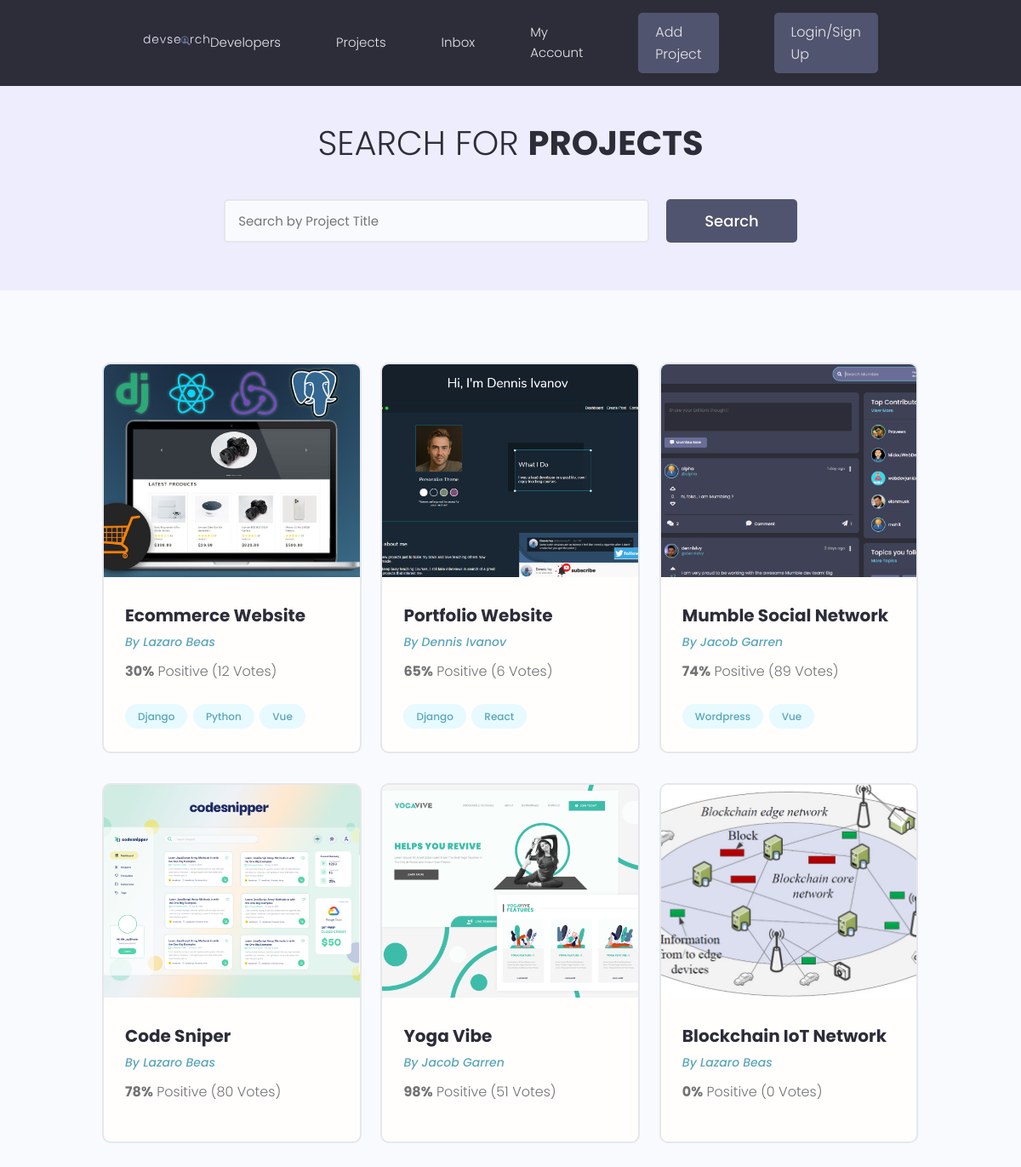
/projects/, run on the app's committed database.
### projects/models.py (models this page shows, shortened)
class Project(models.Model):
    owner = models.ForeignKey(Profile, null=True, blank=True, on_delete=models.SET_NULL)
    title = models.CharField(max_length=150)
    description = models.TextField(null=True, blank=True)
    featured_image = models.ImageField(null=True, blank=True,default="default.jpg") #setting a default picture for featured image
    demo_link = models.CharField(max_length=2000, null=True, blank=True)
    source_link = models.CharField(max_length=2000, null=True, blank=True)
    tags = models.ManyToManyField('Tag', blank=True)
    vote_total = models.IntegerField(default=0, null=True, blank=True)
    vote_ratio = models.IntegerField(default=0, null=True, blank=True)
    created = models.DateTimeField(auto_now_add=True)
    id = models.UUIDField(default=uuid.uuid4, unique=True, primary_key=True, editable=False)

class Tag(models.Model):
    name = models.CharField(max_length=200)
    created = models.DateTimeField(auto_now_add=True)
    id = models.UUIDField(default=uuid.uuid4, unique=True, primary_key=True, editable=False)
    def __str__(self):
        return self.name

### users/models.py (models this page shows, shortened)
class Profile(models.Model):
    user = models.OneToOneField(User, on_delete=models.CASCADE, null=True, blank=True)
    username = models.CharField(max_length=200, blank=True, null=True)
    loacation = models.CharField(max_length=200, blank=True, null=True)
    name = models.CharField(max_length=200, blank=True, null=True)
    email = models.EmailField(max_length=300, blank=True, null=True)
    pitch = models.CharField(max_length=200, blank=True, null=True)
    bio = models.TextField(blank=True, null=True)
    profile_image = models.ImageField(null=True, blank=True, upload_to='profile-pics/', default='profile-pics/user-default.png',)
    social_github = models.CharField(max_length=200, blank=True, null=True)
    social_twitter = models.CharField(max_length=200, blank=True, null=True)
    social_linkedin = models.CharField(max_length=200, blank=True, null=True)
    created = models.DateTimeField(auto_now_add=True)
    id = models.UUIDField(default=uuid.uuid4, unique=True, primary_key=True, editable=False)

### projects/views.py (the view)
# urls.py: path('projects/', include('projects.urls')),
def projects(request):
    projects = Project.objects.all()
    context = {'projects': projects}
    return render(request, 'projects/projects.html', context)

### projects/templates/projects/projects.html (shortened to what this page needs)
<!DOCTYPE html>
<html lang="en">
<head>
</head>
<body>
{% extends 'main.html' %}
{% block content %}
  <main class="projects">
    <section class="hero-section text-center">
      <div class="container container--narrow">
        <div class="hero-section__box">
          <h2>Search for <span>Projects</span></h2>
        </div>
        <div class="hero-section__search">
          <form class="form" action="#" method="get">
            <div class="form__field">
              <input class="input input--text" id="formInput#search" type="text" name="text"
                placeholder="Search by Project Title" />
            </div>
            <input class="btn btn--sub btn--lg" type="submit" value="Search" />
          </form>
        </div>
      </div>
    </section>
    <section class="projectsList">
      <div class="container">
        <div class="grid grid--three">
          {% for project in projects %}
          <div class="column">
            <div class="card project">
              <a href="{% url 'project' project.id %}" class="project">
                <img class="project__thumbnail" src="{{project.featured_image.url}}" alt="project thumbnail" />
                <div class="card__body">
                  <h3 class="project__title">{{project.title}}</h3>
                  <p><a class="project__author" href="{% url 'user-profile' project.owner.id %}">By {{ project.owner.name}}</a></p>
                  <p class="project--rating">
                    <span style="font-weight: bold;">{{ project.vote_ratio }}%</span> Positive
                    ({{ project.vote_total }} Vote{{project.vote_total|pluralize:"s"}})
                  </p>
                  <div class="project__tags">
                      {% for tag in project.tags.all %}
                    <span class="tag tag--pill tag--main">
                      <small>{{ tag }}</small>
                    </span>
                      {% endfor %}
                  </div>
                </div>
              </a>
            </div>
          </div>
          {% endfor %}
        </div>
      </div>
    </section>
  </main>
</body>
{% endblock content %}

### static/styles/app.css (style rules this page uses)
:root { --color-sub: #2d2d39; }
.btn--sub { background-color: var(--color-sub-light); }
.card { border: 2px solid var(--color-light); }
img { width: 100%; }
.hero-section { height: 40vh; display: flex; align-items: center; background-color: var(--color-sub); }
.hero-section__box { margin-bottom: 4rem; }
.hero-section__box > h2, .hero-section__box > h2 > span { font-size: 4rem; color: var(--color-light); line-height: 1.3; text-transform: uppercase; }
.hero-section__box > h2 { font-weight: 300; }
.hero-section__box > h2 > span { font-weight: 700; }
.hero-section__search > .form { display: flex; align-items: center; justify-content: center; gap: 2rem; }
.hero-section__search > .form input.input--text { width: 50rem; }
.project__author { font-size: 1.4rem; font-style: italic; }
.project--rating { margin-bottom: 1.6em; margin-top: .5em; }
.projects > .hero-section { background: var(--color-sub-lighter); height: 30vh; }
.projects .hero-section__box { margin-bottom: 2.5rem; }
.projects .hero-section__box > h2 { color: var(--color-sub); }
.projects .hero-section__box > h2 > span { font-weight: 700; color: var(--color-sub); }
.projectsList { margin-top: 8rem; }
.project__thumbnail { height: 25rem; object-fit: cover; object-position: top center; }
.project__title { font-size: 2rem; font-weight: 700; color: var(--color-sub); }

### static/uikit/styles/modules/_variables.css (style rules this page uses)
:root { --color-main: #5aa5b9; --color-main-light: #e6faff; --color-sub: #3f4156; --color-sub-light: #51546e; --color-sub-lighter: #ededfd; --color-text: #737373; --color-gray: #8b8b8b; --color-light: #e5e7eb; --color-light-gray: #767676; --color-bg: #f8fafd; --color-white: #fffefd; --color-white-light: #f3f3f3; --color-success: #359e64; --color-success-bg: #def8e8; --color-error: #fc4b0b; --color-error-bg: #fff2ee; --font-base: 'Poppins', arial, helvetica, 'Segoe UI', roboto, ubuntu, sans-serif; --font-monospace: 'Fira Code', 'Courier New', courier, monospace; --font-regular: 300; --font-medium: 500; --font-bold: 700; --generic-shadow: 1px 1px 5px #00000010; --generic-transition: all 0.3s ease-in-out; }

### static/uikit/styles/modules/_base.css (style rules this page uses)
* { margin: 0; padding: 0; box-sizing: border-box; text-rendering: optimizeLegibility; color: inherit; font-size: inherit; }
html { font-size: 50%; }
@media only screen and (min-width: 480px) { html { font-size: 56.25%; } }
@media only screen and (min-width: 1200px) { html { font-size: 62.5%; } }
body { line-height: 1.6; font-weight: 400; font-size: 1.5rem; color: var(--color-text); background-color: var(--color-bg); min-height: 100vh; }

### static/uikit/styles/modules/_typography.css (style rules this page uses)
* { font-family: var(--font-base); }
h2 { font-size: 3.6rem; font-weight: var(--font-bold); }
h3 { font-size: 3.2rem; font-weight: var(--font-medium); }
p, span, strong { font-size: 1.6rem; color: var(--color-text); font-weight: var(--font-regular); }
a { padding-bottom: 2px; text-decoration: none; display: inline-block; color: var(--color-main); font-weight: var(--font-medium); }

### static/uikit/styles/modules/_utilities.css (style rules this page uses)
.container { width: 92%; max-width: 165rem; margin: 0 auto; box-sizing: border-box; }
.container--narrow { width: 92%; max-width: 120rem; }
@media screen and (min-width: 1000px) { .container { width: 90%; } }
@media screen and (min-width: 1000px) { .container--narrow { width: 85%; } }
@media screen and (min-width: 1200px) { .container { width: 80%; } }
@media screen and (min-width: 1200px) { .container--narrow { width: 72%; } }
.text-center { text-align: center; }

### static/uikit/styles/modules/_button.css (style rules this page uses)
.btn { display: inline-block; position: relative; cursor: pointer; background-color: var(--color-light); font-weight: var(--font-medium); color: var(--color-sub); text-decoration: none; padding: 1rem 2rem; border-radius: 0.5rem; border: none; width: -webkit-fit-content; width: -moz-fit-content; width: fit-content; height: -webkit-fit-content; height: -moz-fit-content; height: fit-content; font-size: 1.6rem; outline-width: 0; outline-color: transparent; -webkit-backface-visibility: hidden; backface-visibility: hidden; transition: all 0.3s ease-in-out; }
.btn--sub { background-color: var(--color-sub); color: var(--color-white); }
.btn--lg { font-size: 1.8rem; padding: 1.2rem 4.5rem; }

### static/uikit/styles/modules/_card.css (style rules this page uses)
.card { border-radius: 1rem; background-color: var(--color-white); border: 1.5px solid var(--color-light); width: auto; height: auto; margin-top: 0.5rem; margin-bottom: 0.5rem; overflow: hidden; }
.card__body, .card__header { padding: 2rem 2.5rem; }

### data on the page
Project: featured_image (picture), title "Ecommerce Website", owner.name "Lazaro Beas", vote_ratio "30", vote_total "12"
Tag: name "Django"
Tag: name "Python"
Tag: name "Vue"
Project: featured_image (picture), title "Portfolio Website", owner.name "Dennis Ivanov", vote_ratio "65", vote_total "6"
Tag: name "React"
Project: featured_image (picture), title "Mumble Social Network", owner.name "Jacob Garren", vote_ratio "74", vote_total "89"
Tag: name "Wordpress"
Project: featured_image (picture), title "Code Sniper", owner.name "Lazaro Beas", vote_ratio "78", vote_total "80"
Project: featured_image (picture), title "Yoga Vibe", owner.name "Jacob Garren", vote_ratio "98", vote_total "51"
Project: featured_image (picture), title "Blockchain IoT Network", owner.name "Lazaro Beas", vote_ratio "0", vote_total "0"
